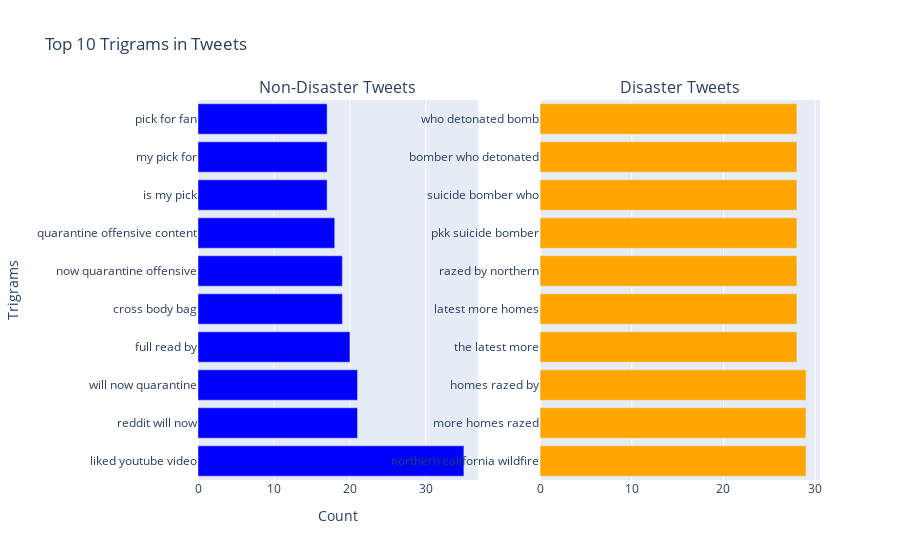

Notebook cell for this chart:
### Code cell
def get_top_tweet_trigrams(corpus, n=None):
    vec = CountVectorizer(ngram_range=(3, 3)).fit(corpus)
    bag_of_words = vec.transform(corpus)
    sum_words = bag_of_words.sum(axis=0) 
    words_freq = [(word, sum_words[0, idx]) for word, idx in vec.vocabulary_.items()]
    words_freq = sorted(words_freq, key=lambda x: x[1], reverse=True)
    return words_freq[:n]

# Get top trigrams
top_non_disaster_trigrams = get_top_tweet_trigrams(non_disaster_corpus, 10)
top_disaster_trigrams = get_top_tweet_trigrams(disaster_corpus, 10)

# Prepare data for plotting
x_non_disaster_tri, y_non_disaster_tri = map(list, zip(*top_non_disaster_trigrams))
x_disaster_tri, y_disaster_tri = map(list, zip(*top_disaster_trigrams))

# Create subplots
fig = make_subplots(rows=1, cols=2, subplot_titles=('Non-Disaster Tweets', 'Disaster Tweets'))

# Add bar chart for non-disaster tweets
fig.add_trace(go.Bar(x=y_non_disaster_tri, y=x_non_disaster_tri, orientation='h', name='Non-Disaster', marker_color='blue'), row=1, col=1)

# Add bar chart for disaster tweets
fig.add_trace(go.Bar(x=y_disaster_tri, y=x_disaster_tri, orientation='h', name='Disaster', marker_color='orange'), row=1, col=2)

# Update layout
fig.update_layout(title_text='Top 10 Trigrams in Tweets',
                  xaxis_title='Count',
                  yaxis_title='Trigrams',
                  showlegend=False)

fig.show()

### Figure 1 — Plotly figure (JSON) as saved in the notebook; plotly's stock layout.template omitted (floating-point values rounded to 4 significant figures)
{"data": [{"marker": {"color": "blue"}, "name": "Non-Disaster", "orientation": "h", "type": "bar", "x": [35, 21, 21, 20, 19, 19, 18, 17, 17, 17], "xaxis": "x", "y": ["liked youtube video", "reddit will now", "will now quarantine", "full read by", "cross body bag", "now quarantine offensive", "quarantine offensive content", "is my pick", "my pick for", "pick for fan"], "yaxis": "y"}, {"marker": {"color": "orange"}, "name": "Disaster", "orientation": "h", "type": "bar", "x": [29, 29, 29, 28, 28, 28, 28, 28, 28, 28], "xaxis": "x2", "y": ["northern california wildfire", "more homes razed", "homes razed by", "the latest more", "latest more homes", "razed by northern", "pkk suicide bomber", "suicide bomber who", "bomber who detonated", "who detonated bomb"], "yaxis": "y2"}], "layout": {"annotations": [{"font": {"size": 16}, "showarrow": false, "text": "Non-Disaster Tweets", "x": 0.225, "xanchor": "center", "xref": "paper", "y": 1, "yanchor": "bottom", "yref": "paper"}, {"font": {"size": 16}, "showarrow": false, "text": "Disaster Tweets", "x": 0.775, "xanchor": "center", "xref": "paper", "y": 1, "yanchor": "bottom", "yref": "paper"}], "showlegend": false, "title": {"text": "Top 10 Trigrams in Tweets"}, "xaxis": {"anchor": "y", "domain": [0, 0.45], "title": {"text": "Count"}}, "xaxis2": {"anchor": "y2", "domain": [0.55, 1]}, "yaxis": {"anchor": "x", "domain": [0, 1], "title": {"text": "Trigrams"}}, "yaxis2": {"anchor": "x2", "domain": [0, 1]}}}
